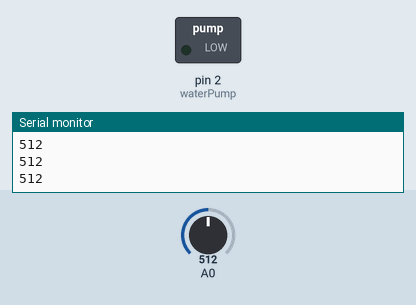
The sketch below on a simulated Arduino Uno, built with avr-gcc and run on an emulated ATmega328P. Parts: switched loads named in the sketch (green lamp = pin HIGH), the last lines printed to the serial monitor. Inputs (shaded band) come from the test bench; at power-on: A0 = 512.

Above: at 1.2 s.
1.3 s: A0 set to 366
2.8 s: A0 set to 338
At 4.0 s:
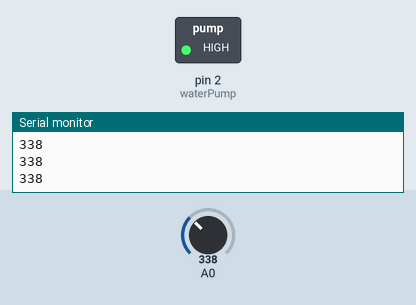
4.3 s: A0 set to 360
At 5.4 s:
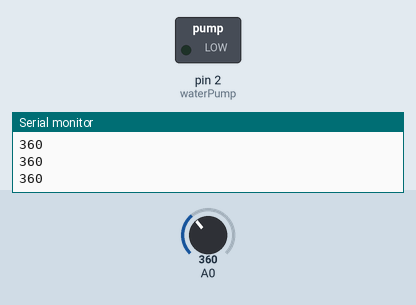
5.8 s: A0 set to 340
At 6.6 s:
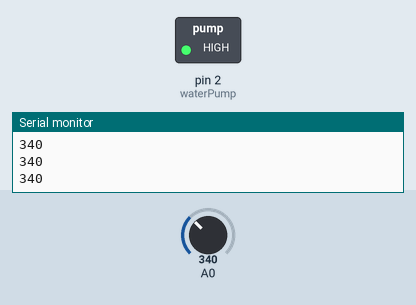
Timing chart, 0 to 8.3 s (numbered marks = the images above; inputs shaded):
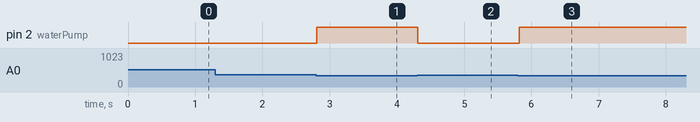

The sketch:

arduino-code.ino
```cpp
int waterPump = 2;

void setup(){
    Serial.begin(9600);
    pinMode(waterPump, OUTPUT);
}

void loop(){
    int sensorValue = analogRead(A0);
    Serial.println(sensorValue);

    if (sensorValue > 350){
        digitalWrite(waterPump, LOW);
    }
    else{
        digitalWrite(waterPump, HIGH);
    }
    delay(100);
}
```

Measured:
- the behaviour switches between 351 and 350 on A0 (found by bisection; images 0 and 1)
- after the input at 2.8 s, pin 2 (waterPump): LOW → HIGH at once
- after the input at 4.3 s, pin 2 (waterPump): HIGH → LOW at once
- after the input at 5.8 s, pin 2 (waterPump): LOW → HIGH at once
